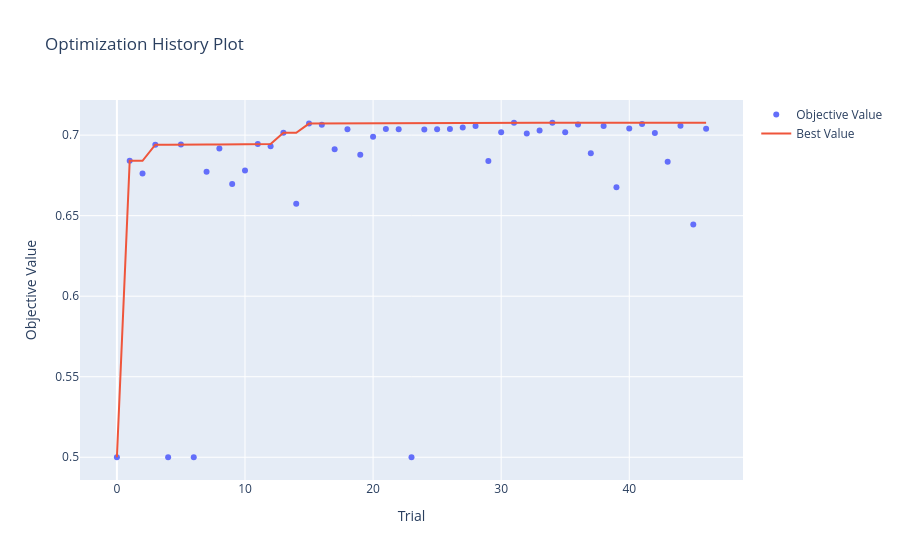
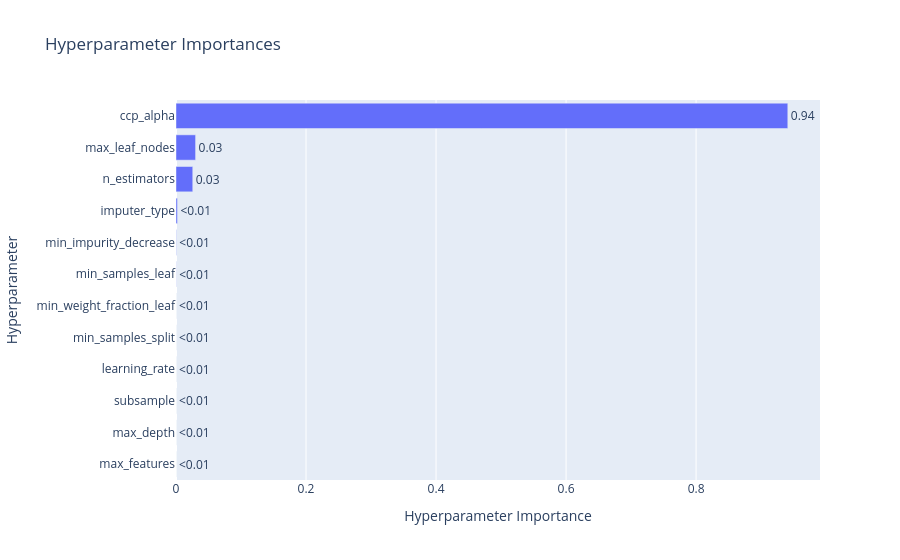

The notebook cell saved with these charts, in order:
### Markdown cell above
### 100k

### Code cell
import optuna
import numpy as np
import warnings
from sklearn.metrics import roc_auc_score
from sklearn.model_selection import TimeSeriesSplit
from optuna.visualization import (
    plot_optimization_history, 
    plot_param_importances, 
    plot_parallel_coordinate
)
from optuna.samplers import TPESampler
from sklearn.ensemble import GradientBoostingClassifier
from sklearn.utils.class_weight import compute_sample_weight
from sklearn.pipeline import make_pipeline
from sklearn.impute import SimpleImputer
from sklearn.impute import KNNImputer
from sklearn.experimental import enable_iterative_imputer
from sklearn.impute import IterativeImputer

# Parameter tuning settings

timeout_seconds = 60*60*8
no_improvement_trials = 100

# Split the 100k dataset to evaluate on holdout after tuning

X_tuning = train_100k_X.head(80000)
y_tuning = train_100k_y_cat.head(80000)
X_val_holdout = train_100k_X.tail(20000)
y_val_holdout = train_100k_y_cat.tail(20000)

def objective_gbm(trial):

    params = {
        "n_estimators": trial.suggest_int("n_estimators", 100, 1000), # Number of boosting rounds
        "learning_rate": trial.suggest_float("learning_rate", 0.005, 0.2, log=True), # Step size
        "max_depth": trial.suggest_int("max_depth", 2, 20), # Max tree depth
        "subsample": trial.suggest_float("subsample", 0.1, 1.0), # Fraction of samples used for training each tree
        "min_samples_split": trial.suggest_int("min_samples_split", 10, 500), # Min samples required to split a node
        "min_samples_leaf": trial.suggest_int("min_samples_leaf", 10, 500), # Min samples required in a leaf node
        "min_weight_fraction_leaf": trial.suggest_float("min_weight_fraction_leaf", 0, 0.5), # Min weight fraction required in a leaf node
        "min_impurity_decrease": trial.suggest_float("min_impurity_decrease", 0, 1.0), # Min impurity decrease required to make a split
        "max_features": trial.suggest_categorical("max_features", ["sqrt", "log2", None]), # Number of features to consider when looking for the best split
        "max_leaf_nodes": trial.suggest_int("max_leaf_nodes", 5, 512), # Max leaf nodes in the tree
        "ccp_alpha": trial.suggest_float("ccp_alpha", 1e-5, 0.1, log=True), # Complexity parameter for pruning
        "random_state": 42, # Fixed random state for reproducibility
        "verbose": 0, # Set to 0 to disable verbose output during training
    }

    imputer_type = trial.suggest_categorical("imputer_type", ["simple", "knn", "iterative"])
    
    if imputer_type == "simple":
        strategy = trial.suggest_categorical("simple_strategy", ["mean", "median", "most_frequent"])
        imputer = SimpleImputer(strategy=strategy)
        
    elif imputer_type == "knn": # K Nearest Neighbors Imputer
        n_neighbors = trial.suggest_int("knn_neighbors", 3, 50)
        imputer = KNNImputer(n_neighbors=n_neighbors)
        
    else: # iterative
        imputer = IterativeImputer(max_iter=10, random_state=42)

    full_pipeline = make_pipeline(
        numeric_preprocessor,
        imputer,
        GradientBoostingClassifier(**params)
    )
    
    tscv = TimeSeriesSplit(n_splits=5)
    cv_scores = []
    
    for train_idx, val_idx in tscv.split(X_tuning):
        X_tr, X_val = X_tuning.iloc[train_idx], X_tuning.iloc[val_idx]
        y_tr, y_val = y_tuning.iloc[train_idx], y_tuning.iloc[val_idx]
        
        with warnings.catch_warnings():
            warnings.simplefilter("ignore")
            full_pipeline.fit(X_tr, y_tr)
        
        preds = full_pipeline.predict_proba(X_val)[:, 1]
        cv_scores.append(roc_auc_score(y_val, preds))
        
    return np.mean(cv_scores)

def stop_optuna(study, trial): # Custom callback to stop optimization if no improvement in best AUC for a certain number of trials
    if study.best_trial.number + no_improvement_trials <= trial.number:
        print(f"\n[Early Stop] No improvement in {no_improvement_trials} trials. Stopping optimization.")
        study.stop()

study_gbm = optuna.create_study(direction="maximize", sampler=TPESampler(seed=42))
study_gbm.optimize(objective_gbm, timeout=timeout_seconds, n_jobs=1, callbacks=[stop_optuna])

print("\n" + "="*40)
print(f"BEST AUC: {study_gbm.best_value:.4f}")
print("BEST PARAMETERS:")

print("best_params = {")
for k, v in study_gbm.best_params.items():
    if isinstance(v, str):
        print(f'    "{k}": "{v}",')
    else:
        print(f'    "{k}": {v},')
print("}")

print("\n--- PARAMETER IMPORTANCE ---")
importances = optuna.importance.get_param_importances(study_gbm)
for param, importance in importances.items():
    print(f"  {param:20}: {importance:.4f}")
print("="*40)


fig1 = plot_optimization_history(study_gbm)
fig1.show()
    
fig2 = plot_param_importances(study_gbm)
fig2.show()
    
fig3 = plot_parallel_coordinate(
    study_gbm,
    params=[
        "n_estimators", "learning_rate", "max_depth", "subsample", 
        "min_samples_split", "min_samples_leaf", "min_weight_fraction_leaf",
        "min_impurity_decrease", "max_features", "max_leaf_nodes",
        "ccp_alpha", "imputer_type"
    ]
)
fig3.show()
    
fig1.write_html("hyperparameter_tuning/GBM/Classification/optuna_gbm_100k_history.html")
fig2.write_html("hyperparameter_tuning/GBM/Classification/optuna_gbm_100k_importance.html")
fig3.write_html("hyperparameter_tuning/GBM/Classification/optuna_gbm_100k_parallel.html")

### Figure 1 — Plotly figure (JSON) as saved in the notebook; plotly's stock layout.template omitted (floating-point values rounded to 4 significant figures)
{"data": [{"mode": "markers", "name": "Objective Value", "type": "scatter", "x": [0, 1, 2, 3, 4, 5, 6, 7, 8, 9, 10, 11, 12, 13, 14, 15, 16, 17, 18, 19, 20, 21, 22, 23, 24, 25, 26, 27, 28, 29, 30, 31, 32, 33, 34, 35, 36, 37, 38, 39, 40, 41, 42, 43, 44, 45, 46], "y": [0.5, 0.684, 0.6761, 0.6941, 0.5, 0.6942, 0.5, 0.6773, 0.6917, 0.6697, 0.6781, 0.6944, 0.693, 0.7015, 0.6574, 0.7072, 0.7065, 0.6913, 0.7037, 0.6878, 0.6989, 0.7038, 0.7036, 0.5, 0.7036, 0.7036, 0.7039, 0.7048, 0.7057, 0.6839, 0.7018, 0.7076, 0.701, 0.7029, 0.7077, 0.7018, 0.7066, 0.6887, 0.7056, 0.6676, 0.7042, 0.7069, 0.7014, 0.6835, 0.7059, 0.6445, 0.7039]}, {"mode": "lines", "name": "Best Value", "type": "scatter", "x": [0, 1, 2, 3, 4, 5, 6, 7, 8, 9, 10, 11, 12, 13, 14, 15, 16, 17, 18, 19, 20, 21, 22, 23, 24, 25, 26, 27, 28, 29, 30, 31, 32, 33, 34, 35, 36, 37, 38, 39, 40, 41, 42, 43, 44, 45, 46], "y": [0.5, 0.684, 0.684, 0.6941, 0.6941, 0.6942, 0.6942, 0.6942, 0.6942, 0.6942, 0.6942, 0.6944, 0.6944, 0.7015, 0.7015, 0.7072, 0.7072, 0.7072, 0.7072, 0.7072, 0.7072, 0.7072, 0.7072, 0.7072, 0.7072, 0.7072, 0.7072, 0.7072, 0.7072, 0.7072, 0.7072, 0.7076, 0.7076, 0.7076, 0.7077, 0.7077, 0.7077, 0.7077, 0.7077, 0.7077, 0.7077, 0.7077, 0.7077, 0.7077, 0.7077, 0.7077, 0.7077]}, {"marker": {"color": "#cccccc"}, "mode": "markers", "name": "Infeasible Trial", "showlegend": false, "type": "scatter", "x": [], "y": []}], "layout": {"title": {"text": "Optimization History Plot"}, "xaxis": {"title": {"text": "Trial"}}, "yaxis": {"title": {"text": "Objective Value"}}}}

### Figure 2 — Plotly figure (JSON) as saved in the notebook; plotly's stock layout.template omitted (floating-point values rounded to 4 significant figures)
{"data": [{"cliponaxis": false, "hovertemplate": ["max_features (CategoricalDistribution): 2.139178412911408e-06<extra></extra>", "max_depth (IntDistribution): 1.6107837820173488e-05<extra></extra>", "subsample (FloatDistribution): 1.9138151044828977e-05<extra></extra>", "learning_rate (FloatDistribution): 2.609169408632129e-05<extra></extra>", "min_samples_split (IntDistribution): 3.499633711665888e-05<extra></extra>", "min_weight_fraction_leaf (FloatDistribution): 4.060671003423421e-05<extra></extra>", "min_samples_leaf (IntDistribution): 0.0002528875623478705<extra></extra>", "min_impurity_decrease (FloatDistribution): 0.0004399316039406633<extra></extra>", "imputer_type (CategoricalDistribution): 0.0022166086611731346<extra></extra>", "n_estimators (IntDistribution): 0.025775111964707432<extra></extra>", "max_leaf_nodes (IntDistribution): 0.03011615987368888<extra></extra>", "ccp_alpha (FloatDistribution): 0.9410602204256268<extra></extra>"], "name": "Objective Value", "orientation": "h", "text": ["<0.01", "<0.01", "<0.01", "<0.01", "<0.01", "<0.01", "<0.01", "<0.01", "<0.01", "0.03", "0.03", "0.94"], "textposition": "outside", "type": "bar", "x": [2.139e-06, 1.611e-05, 1.914e-05, 2.609e-05, 3.5e-05, 4.061e-05, 0.0002529, 0.0004399, 0.002217, 0.02578, 0.03012, 0.9411], "y": ["max_features", "max_depth", "subsample", "learning_rate", "min_samples_split", "min_weight_fraction_leaf", "min_samples_leaf", "min_impurity_decrease", "imputer_type", "n_estimators", "max_leaf_nodes", "ccp_alpha"]}], "layout": {"title": {"text": "Hyperparameter Importances"}, "xaxis": {"title": {"text": "Hyperparameter Importance"}}, "yaxis": {"title": {"text": "Hyperparameter"}}}}
